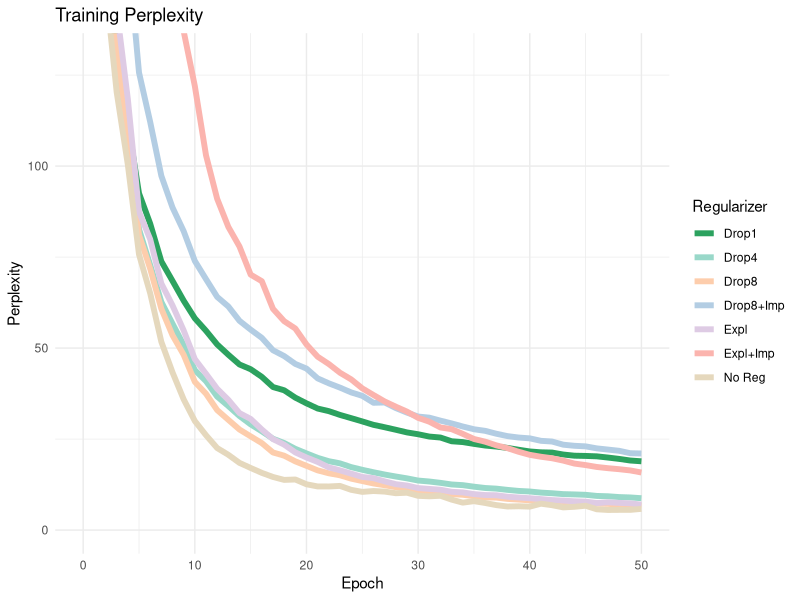
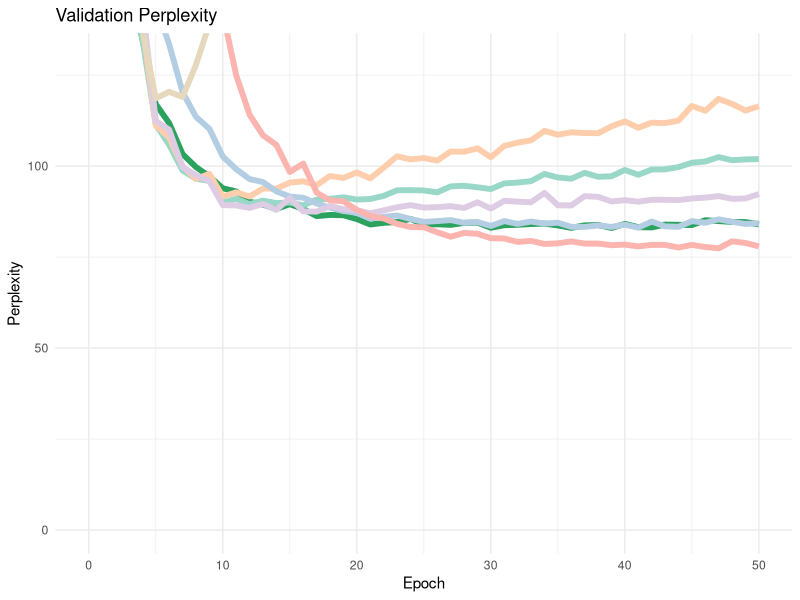
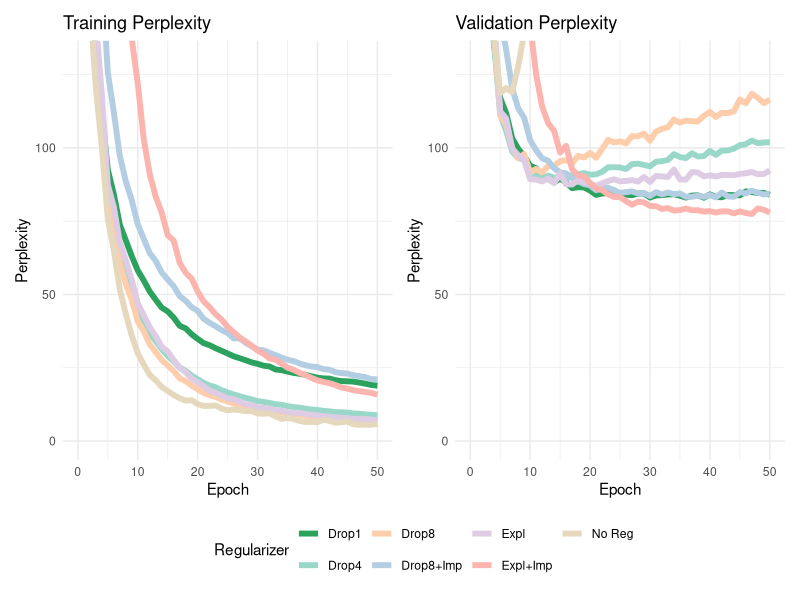

R code for these plots, in order:
library(tidyverse)
library(magrittr)
library(patchwork)

if(not(dir.exists("./figures"))){
  dir.create(path = "./figures/")
}


noreg <- read_csv("./log/noreg.txt", col_names = c("epoch", "train_perp", "val_perp"), col_types = "ddd")
dropout1 <- read_csv("./log/dropout1.txt", col_names = c("epoch", "train_perp", "val_perp"), col_types = "ddd")
dropout4 <- read_csv("./log/dropout4.txt", col_names = c("epoch", "train_perp", "val_perp"), col_types = "ddd")
dropout8 <- read_csv("./log/dropout8.txt", col_names = c("epoch", "train_perp", "val_perp"), col_types = "ddd")
explicitonly <-  read_csv("./log/explicitonly.txt", col_names = c("epoch", "train_perp", "val_perp"), col_types = "ddd")
dropout8_implicit <- read_csv("./log/dropout8_implicit.txt", col_names = c("epoch", "train_perp", "val_perp"), col_types = "ddd")
explicit_implicit <- read_csv("./log/explicit_implicit.txt", col_names = c("epoch", "train_perp", "val_perp"), col_types = "ddd")

noreg %<>% gather("metric", "value", train_perp:val_perp) %>% mutate(model="No Reg")
dropout1 %<>% gather("metric", "value", train_perp:val_perp) %>% mutate(model="Drop1")
dropout4 %<>% gather("metric", "value", train_perp:val_perp) %>% mutate(model="Drop4")
dropout8 %<>% gather("metric", "value", train_perp:val_perp) %>% mutate(model="Drop8")
explicitonly %<>% gather("metric", "value", train_perp:val_perp) %>% mutate(model="Expl")
dropout8_implicit %<>% gather("metric", "value", train_perp:val_perp) %>% mutate(model="Drop8+Imp")
explicit_implicit %<>% gather("metric", "value", train_perp:val_perp) %>% mutate(model="Expl+Imp")


df <- bind_rows(noreg, dropout1, dropout4, dropout8, explicitonly, dropout8_implicit, explicit_implicit) 
df %<>% filter(epoch <= 50) # trained some models for longer.

reg_cols <- c(`No Reg` = "#e5d8bd",
               `Drop1` = "#2ca25f",
               `Drop4` = "#99d8c9",
               `Drop8` = "#fdcdac",
               `Drop8+Imp` = "#b3cde3",
               `Expl` = "#decbe4",
               `Expl+Imp` = "#fbb4ae"
               )
reg_scale <- scale_color_manual(values=reg_cols)

train <- df %>% filter(metric=="train_perp") %>% ggplot(aes(x=epoch, y=value, color=model)) + geom_line(size=2) +
  scale_y_continuous() + labs(title="Training Perplexity", x = "Epoch", y = "Perplexity", color="Regularizer") + coord_cartesian(xlim = c(0, 50), ylim=c(0, 130)) +
  reg_scale + 
  theme_minimal() 

valid <- df %>% filter(metric=="val_perp") %>% ggplot(aes(x=epoch, y=value, color=model)) + geom_line(size=2) +
  scale_y_continuous() + labs(title="Validation Perplexity", x = "Epoch", y = "Perplexity", color="Regularizer") + coord_cartesian(xlim = c(0, 50), ylim=c(0, 130)) +
  reg_scale +
  theme_minimal() + guides(color=FALSE)


collected_plot <- train + valid + plot_layout(guides = 'collect') & theme(legend.position="bottom")
ggsave("./figures/train.png", train, device="png", width = 8, height=6, units="in")
ggsave("./figures/valid.png", valid, device="png", width = 8, height=6, units="in")
ggsave("./figures/collected.png", collected_plot,  device="png", width = 8, height=6, units="in")

